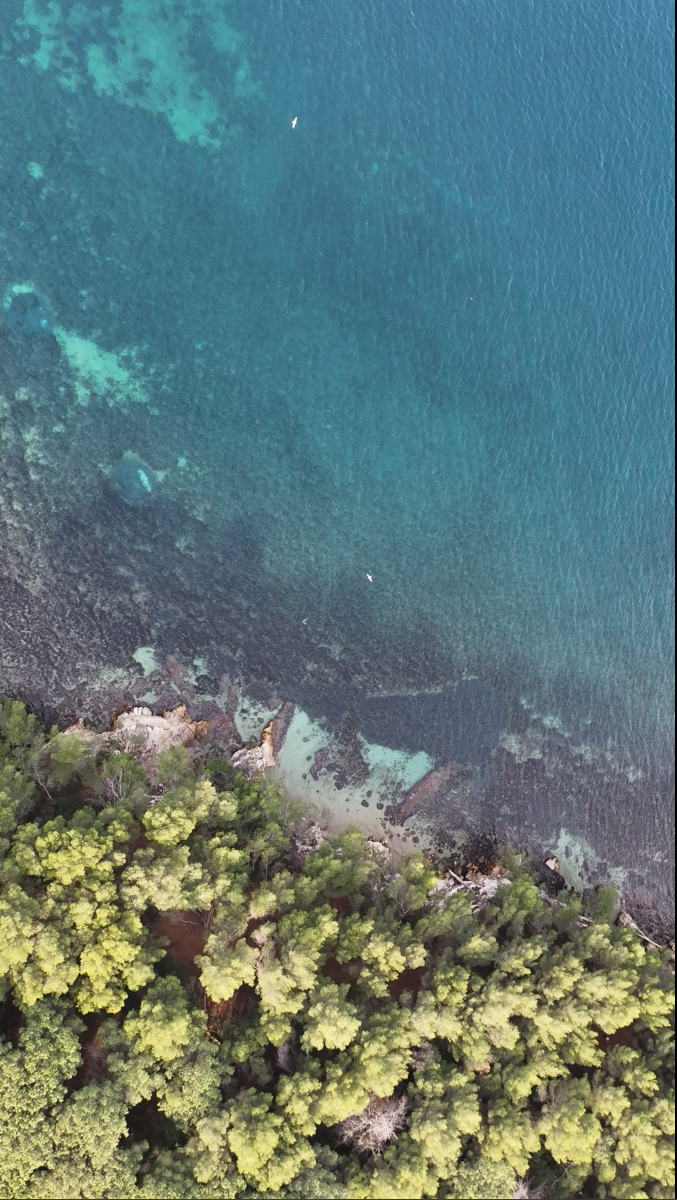
#> input picture src/imgLerins/1.png, 677 x 1200 px; its folder holds 4 pictures in this run
$ python StitchPlusieurs.py
#> lines starting #> are read from the running program, lines starting #| are printed output that depends on the picture; after the words box and inside, x2 and y2 are one past the last pixel; in counts of white or black regions, pixels touching at a corner belong together
import cv2
import numpy as np
import matplotlib.pyplot as plt
import warnings
import imageio
import os
import re
from typing import List, Tuple, Optional
warnings.filterwarnings('ignore')

class PanoramaStitcher:
    def __init__(self, feature_method: str = 'sift', max_size: int = 1024):
        """
        Initialize the panorama stitcher.
        Args:
            feature_method: Feature extraction method ('sift', 'surf', 'orb', 'brisk')
            max_size: Maximum size for the longest edge of input images
        """
#> in read_and_convert_image, img is the input picture: shape (1200, 677, 3); mean B, G, R 120, 121.2, 95
        self.feature_method = feature_method
        self.max_size = max_size

    def resize_image(self, image: np.ndarray) -> np.ndarray:
        """
        Resize image while maintaining aspect ratio
        """
        height, width = image.shape[:2]
        if max(height, width) > self.max_size:
            scale = self.max_size / max(height, width)
            new_width = int(width * scale)
            new_height = int(height * scale)
            return cv2.resize(image, (new_width, new_height), interpolation=cv2.INTER_AREA)
        return image

    def read_and_convert_image(self, image_path: str) -> Tuple[np.ndarray, np.ndarray]:
        """
        Read an image, resize it, and convert it to RGB and grayscale
        """
        img = cv2.imread(image_path)
        if img is None:
            raise FileNotFoundError(f"Could not read the image at '{image_path}'")

        # Resize image before processing
        img = self.resize_image(img)

        img_rgb = cv2.cvtColor(img, cv2.COLOR_BGR2RGB)
        img_gray = cv2.cvtColor(img_rgb, cv2.COLOR_RGB2GRAY)
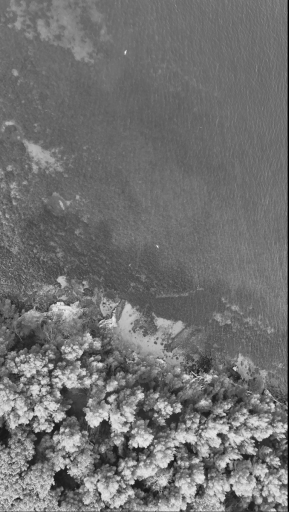
#> img_gray: shape (1024, 577) (shown at 1/2 size); min 0, max 251, mean 113.2
        return img_rgb, img_gray

    def get_features(self, image: np.ndarray) -> Tuple[List, np.ndarray]:
        if self.feature_method == 'sift':
            descriptor = cv2.SIFT_create()
        elif self.feature_method == 'surf':
            descriptor = cv2.SURF_create()
        elif self.feature_method == 'brisk':
            descriptor = cv2.BRISK_create()
        elif self.feature_method == 'orb':
            descriptor = cv2.ORB_create()
        else:
            raise ValueError("Unsupported feature method")

        keypoints, features = descriptor.detectAndCompute(image, None)
        return keypoints, features

    def match_features(self, features1: np.ndarray, features2: np.ndarray, ratio: float = 0.75) -> List:
        if self.feature_method in ['sift', 'surf']:
            bf = cv2.BFMatcher(cv2.NORM_L2, crossCheck=False)
        else:
            bf = cv2.BFMatcher(cv2.NORM_HAMMING, crossCheck=False)

        raw_matches = bf.knnMatch(features1, features2, k=2)
        matches = []

        for m, n in raw_matches:
            if m.distance < n.distance * ratio:
                matches.append(m)

        return matches

    def calculate_homography(self, keypoints1: List, keypoints2: List, matches: List, reproj_thresh: float = 4.0) -> Optional[Tuple]:
        if len(matches) < 4:
            return None

        keypoints1 = np.float32([kp.pt for kp in keypoints1])
        keypoints2 = np.float32([kp.pt for kp in keypoints2])

        points1 = np.float32([keypoints1[m.queryIdx] for m in matches])
        points2 = np.float32([keypoints2[m.trainIdx] for m in matches])

        H, status = cv2.findHomography(points1, points2, cv2.RANSAC, reproj_thresh)
        return (H, status)

    def stitch_two_images(self, img1: np.ndarray, img2: np.ndarray) -> np.ndarray:
        """
        Stitch two images together
        """
        # Get grayscale images
        gray1 = cv2.cvtColor(img1, cv2.COLOR_RGB2GRAY)
        gray2 = cv2.cvtColor(img2, cv2.COLOR_RGB2GRAY)

        # Get features and matches
        kp1, feat1 = self.get_features(gray1)
        kp2, feat2 = self.get_features(gray2)
        matches = self.match_features(feat1, feat2)

        if len(matches) < 4:
            raise ValueError("Not enough matches found between images")

        # Calculate homography matrix
        result = self.calculate_homography(kp1, kp2, matches)
        if result is None:
            raise ValueError("Could not calculate homography between images")

        H, _ = result

        # Calculate dimensions of combined image
        h1, w1 = img1.shape[:2]
        h2, w2 = img2.shape[:2]

        # Calculate the size of the combined image
        corners1 = np.float32([[0, 0], [0, h1], [w1, h1], [w1, 0]]).reshape(-1, 1, 2)
        corners2 = np.float32([[0, 0], [0, h2], [w2, h2], [w2, 0]]).reshape(-1, 1, 2)

        # Transform corners of first image
        corners1_transform = cv2.perspectiveTransform(corners1, H)
        corners = np.concatenate((corners2, corners1_transform), axis=0)

        # Get the bounds
        [x_min, y_min] = np.int32(corners.min(axis=0).ravel())
        [x_max, y_max] = np.int32(corners.max(axis=0).ravel())

        # Translation matrix
        translation = np.array([[1, 0, -x_min],
                              [0, 1, -y_min],
                              [0, 0, 1]])

        # Warp first image
        output_shape = (x_max - x_min, y_max - y_min)
        warp_matrix = translation.dot(H)
        img1_warped = cv2.warpPerspective(img1, warp_matrix, output_shape)

        # Create output canvas
        output = np.zeros((output_shape[1], output_shape[0], 3), dtype=np.uint8)

        # Copy second image
        offset = [-x_min, -y_min]
        output[max(0, offset[1]):min(offset[1] + h2, output_shape[1]),
               max(0, offset[0]):min(offset[0] + w2, output_shape[0])] = img2

        # Blend the warped image
        mask = img1_warped != 0
        output[mask] = img1_warped[mask]

        return output

    def stitch_images(self, image_paths: List[str], output_path: str = "./panorama.jpeg") -> np.ndarray:
        """
        Stitch multiple images together in sequence
        """
        if len(image_paths) < 2:
            raise ValueError("At least two images are required for stitching")

        # Read all images
        print("Reading and resizing images...")
        images = []
        for path in image_paths:
            img, _ = self.read_and_convert_image(path)
            images.append(img)
            print(f"Processed {path} - Size: {img.shape[1]}x{img.shape[0]}")
#| Processed imgLerins/1.png - Size: 577x1024
#> pass 2 of the loop in stitch_images, `for path in image_paths:`:
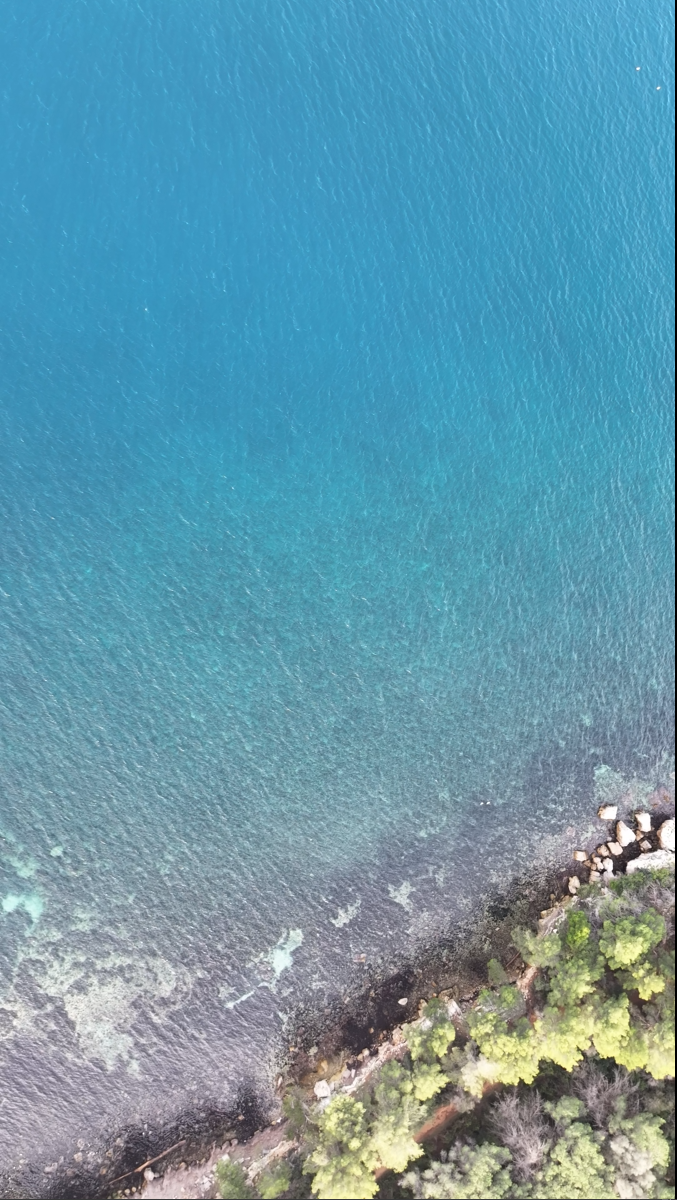
#> input picture src/imgLerins/10.png, 677 x 1200 px
#> in read_and_convert_image, img is the input picture: shape (1200, 677, 3); mean B, G, R 171.3, 152.5, 100.5
#> in read_and_convert_image (call 2), `img_gray = cv2.cvtColor(img_rgb, cv2.COLOR_RGB2GRAY)`:
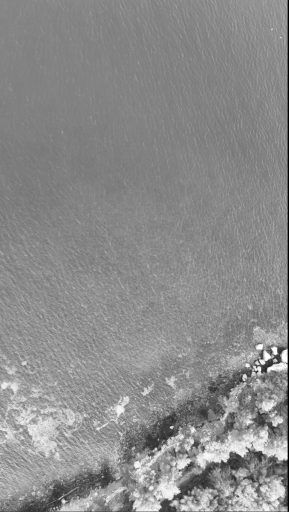
#> img_gray: shape (1024, 577) (shown at 1/2 size); min 0, max 255, mean 139.1
#| Processed imgLerins/10.png - Size: 577x1024
#> pass 3 of the loop in stitch_images, `for path in image_paths:`:
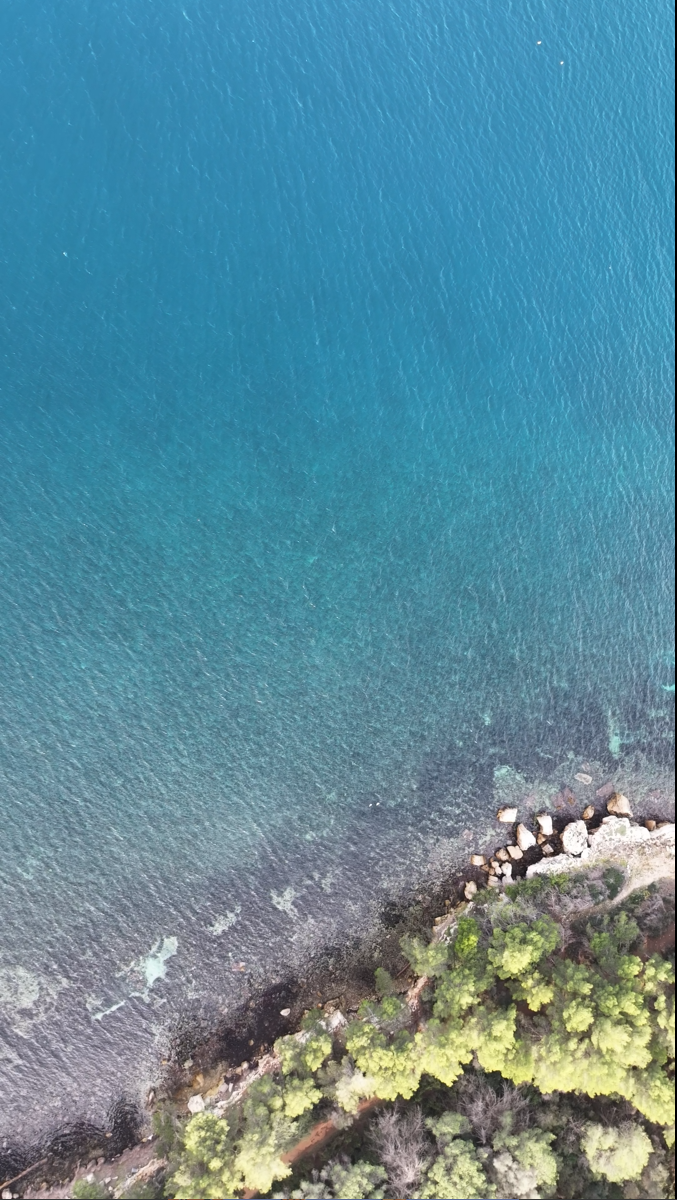
#> input picture src/imgLerins/11.png, 677 x 1200 px
#> in read_and_convert_image, img is the input picture: shape (1200, 677, 3); mean B, G, R 155.3, 139.2, 91.5
#> in read_and_convert_image (call 3), `img_gray = cv2.cvtColor(img_rgb, cv2.COLOR_RGB2GRAY)`:
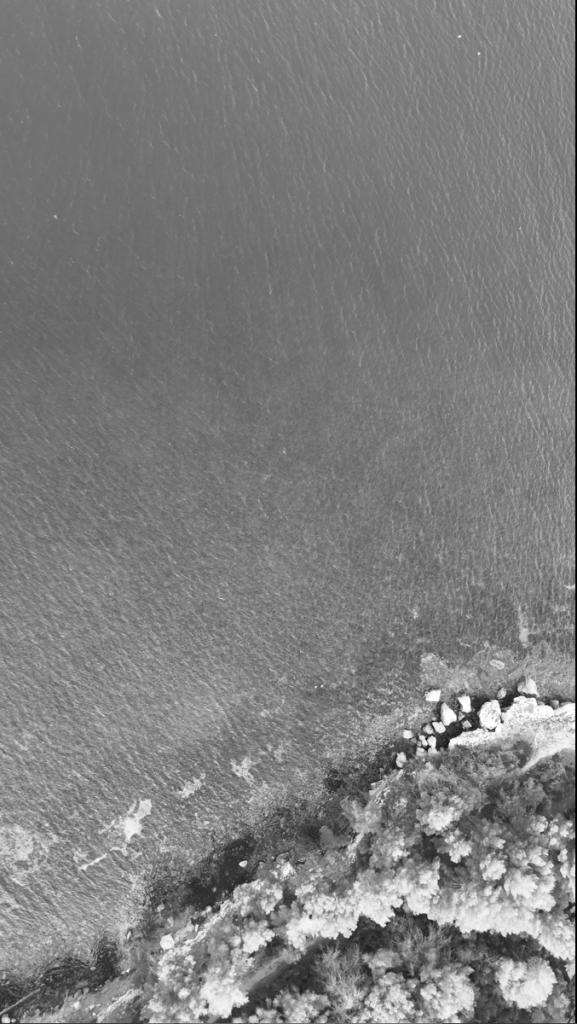
#> img_gray: shape (1024, 577); min 0, max 255, mean 126.8
#| Processed imgLerins/11.png - Size: 577x1024
#> the loop made 4 passes; the first 3 are shown

        # Start with first image
        result = images[0]

        # Stitch each subsequent image
        for i in range(1, len(images)):
            print(f"Stitching image {i+1}/{len(images)}...")
            try:
                # Clear some memory
                if i > 1:
                    images[i-2] = None

                result = self.stitch_two_images(result, images[i])

                # Optionally resize the intermediate result if it gets too large
                if max(result.shape[0], result.shape[1]) > self.max_size * 2:
                    scale = (self.max_size * 2) / max(result.shape[0], result.shape[1])
                    new_size = (int(result.shape[1] * scale), int(result.shape[0] * scale))
                    result = cv2.resize(result, new_size, interpolation=cv2.INTER_AREA)
                    print(f"Resized intermediate result to {result.shape[1]}x{result.shape[0]}")

            except Exception as e:
                print(f"Error while stitching image {i+1}: {str(e)}")
                return None
#> this loop made 3 passes
#> pass 1, in stitch_two_images, `img1_warped = cv2.warpPerspective(img1, warp_matrix, output_shape)`:
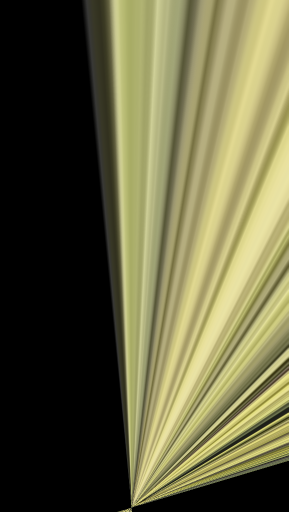
#> img1_warped: shape (1024, 577, 3) (shown at 1/2 size); mean R, G, B 98.8, 96.4, 64.3
#> pass 1, in stitch_two_images, `mask = img1_warped != 0`:
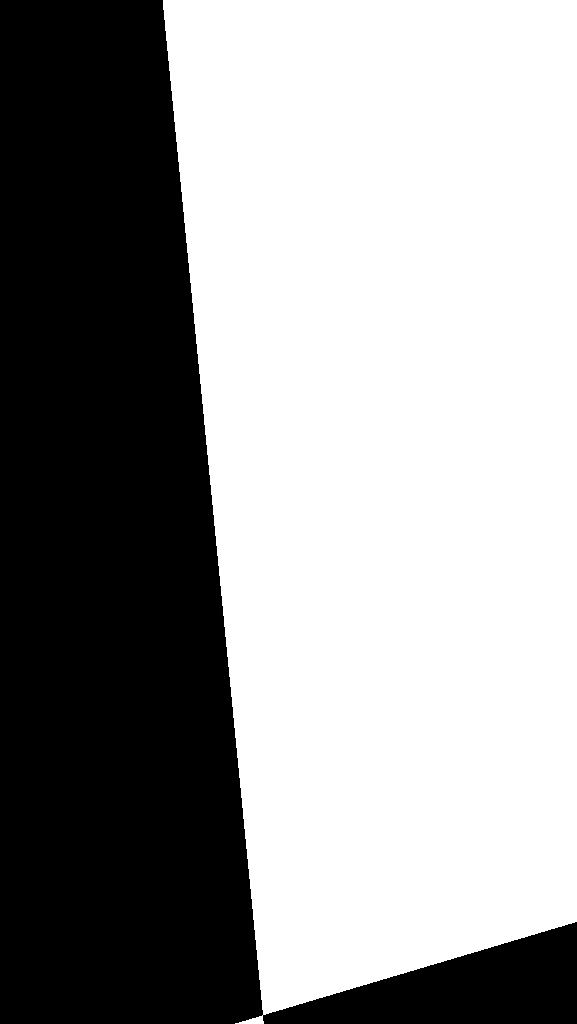
#> mask: shape (1024, 577, 3) bool; 60.1% white; 1 black region, box (x1, y1, x2, y2) and area: (0, 0, 577, 1024) 235534
#> pass 1, in stitch_images, `result = self.stitch_two_images(result, images[i])`:
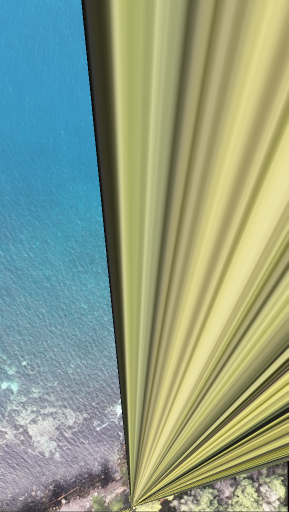
#> result: shape (1024, 577, 3) (shown at 1/2 size); mean R, G, B 141.9, 157.7, 133.2
#> pass 2, in stitch_two_images (call 2), `gray1 = cv2.cvtColor(img1, cv2.COLOR_RGB2GRAY)`:
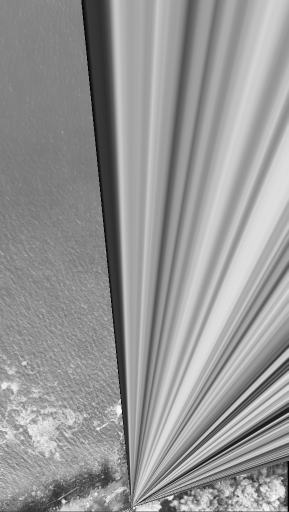
#> gray1: shape (1024, 577) (shown at 1/2 size); min 0, max 251, mean 150.2
#> after the loop:
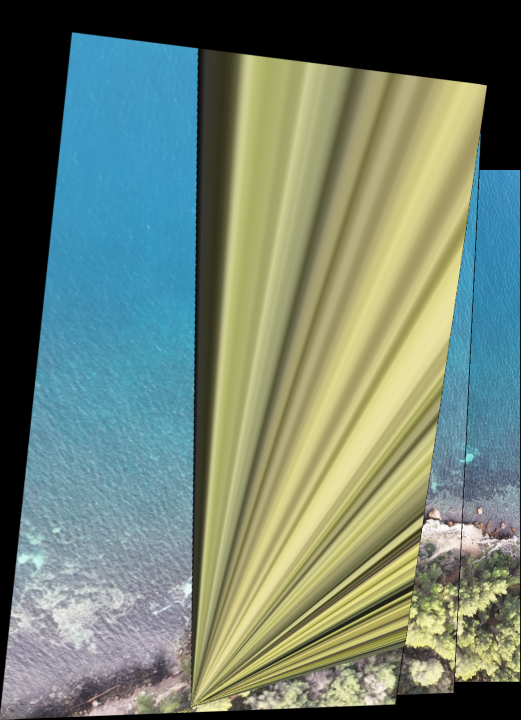
#> result: shape (1439, 1042, 3) (shown at 1/2 size); mean R, G, B 110.9, 127.8, 112.9

        # Final resize if needed
        if max(result.shape[0], result.shape[1]) > self.max_size * 3:
            scale = (self.max_size * 3) / max(result.shape[0], result.shape[1])
            new_size = (int(result.shape[1] * scale), int(result.shape[0] * scale))
            result = cv2.resize(result, new_size, interpolation=cv2.INTER_AREA)
            print(f"Final result size: {result.shape[1]}x{result.shape[0]}")

        # Save and display result
        plt.figure(figsize=(20,10))
        plt.imshow(result)
        plt.axis('off')
        imageio.imwrite(output_path, result)
        plt.show()

        return result

# Example usage
if __name__ == "__main__":
    # Initialize the stitcher with a maximum image size
    stitcher = PanoramaStitcher(feature_method='sift', max_size=1024)  # Vous pouvez ajuster cette valeur

    # Get all images from the img folder
    img_folder = "imgLerins"

    valid_extensions = ('.jpg', '.jpeg', '.png', '.bmp', '.tiff')

    def natural_sort_key(file_name):
        """
        Extract numbers from file names for natural sorting.
        Ensures numerical parts are treated as integers for correct ordering.
        """
        return [int(text) if text.isdigit() else text for text in re.split(r'(\d+)', file_name)]


    # Sort image paths numerically
    image_paths = [
        os.path.join(img_folder, f)
        for f in sorted(os.listdir(img_folder), key=natural_sort_key)
        if f.lower().endswith(valid_extensions)
    ]

    if not image_paths:
        print(f"No images found in {img_folder} folder")
        exit()

    print(f"Found {len(image_paths)} images: {[os.path.basename(p) for p in image_paths]}")

    # Create the panorama
    panorama = stitcher.stitch_images(image_paths, output_path="./output/panorama.jpeg")
